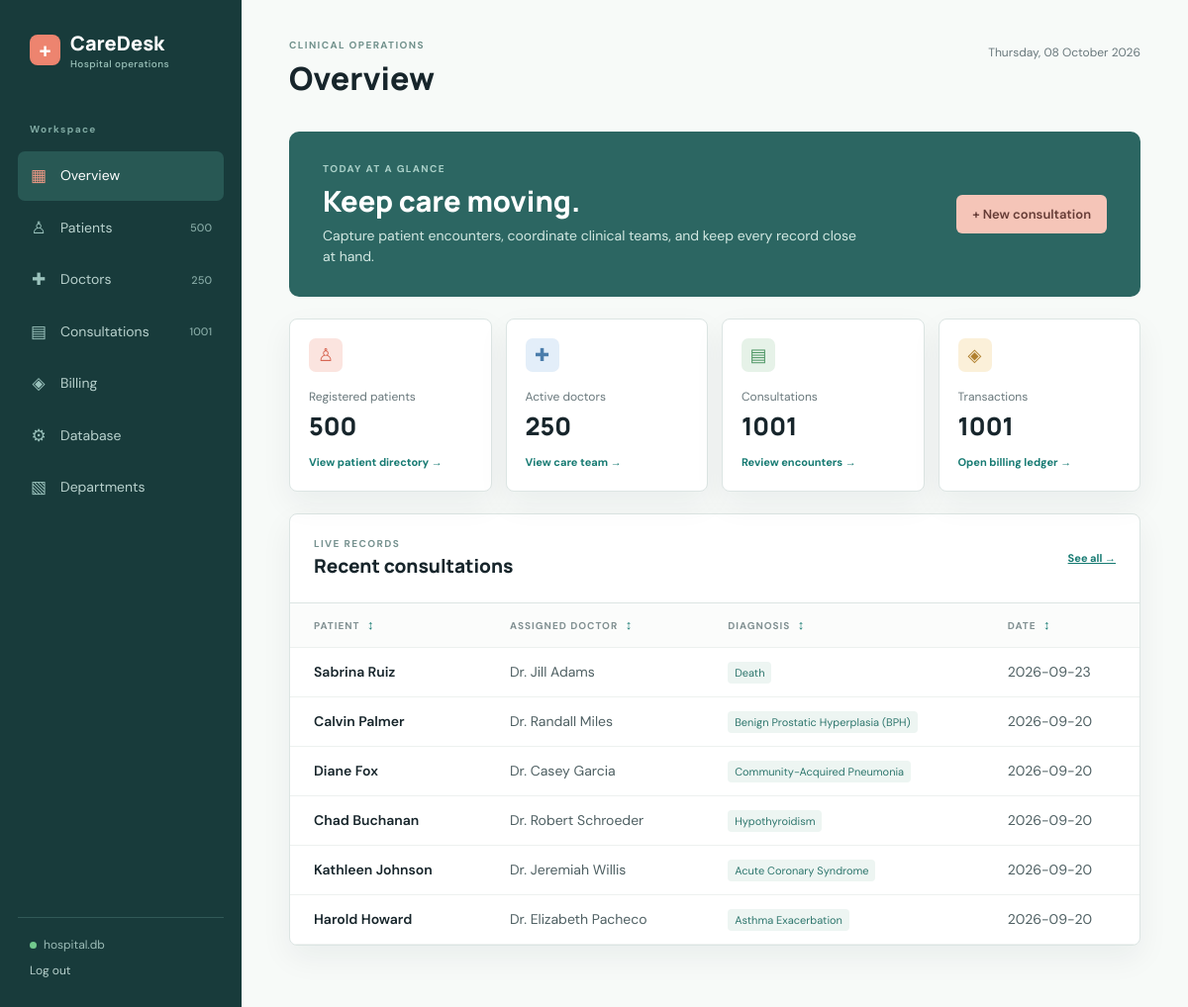
/ (signed in), run on an earlier commit of the app's database.
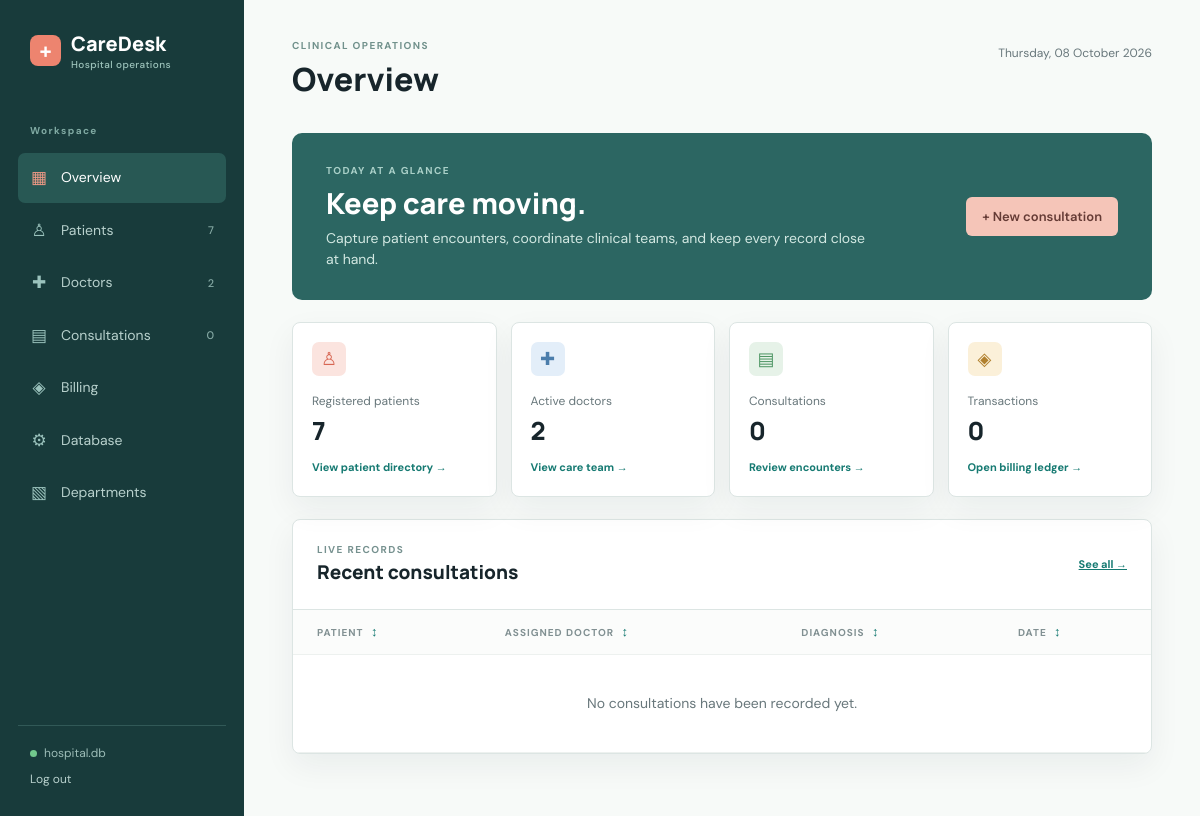
And on a later commit of the database.
### tables this page shows
CREATE TABLE "Consultation" (
    "ID"        INTEGER PRIMARY KEY AUTOINCREMENT,
    "PatientID" INTEGER NOT NULL,
    "DoctorID"  INTEGER NOT NULL,
    "Diagnosis" TEXT,
    "Medicine"  TEXT,
    "TestType"  INTEGER,
    "DateTime"  TEXT NOT NULL DEFAULT CURRENT_TIMESTAMP,
    FOREIGN KEY ("PatientID") REFERENCES "Patient"("ID") ON DELETE CASCADE,
    FOREIGN KEY ("DoctorID") REFERENCES "Doctor"("ID") ON DELETE RESTRICT
);

CREATE TABLE "Patient" (
    "ID"         INTEGER PRIMARY KEY AUTOINCREMENT,
    "Name"       TEXT NOT NULL,
    "City"       TEXT NOT NULL,
    "PhoneNo"    TEXT NOT NULL UNIQUE,
    "Street"     TEXT,
    "Pincode"    INTEGER NOT NULL,
    "birthdate"  TEXT
);

CREATE TABLE "Doctor" (
    "ID"         INTEGER PRIMARY KEY AUTOINCREMENT,
    "Name"       TEXT NOT NULL,
    "Type"       TEXT,
    "Email"      TEXT NOT NULL UNIQUE,
    "PhoneNo"    TEXT NOT NULL UNIQUE,
    "birthdate"  TEXT,
    "Department" INTEGER,
    "Salary"     INTEGER NOT NULL DEFAULT 10000 CHECK("Salary" > 1000),
    FOREIGN KEY ("Department") REFERENCES "Department"("ID")
);

### app.py (the view)
@app.route("/")
def dashboard():
    stats = {
        "patients": fetch_one('SELECT COUNT(*) AS count FROM "Patient"')["count"],
        "doctors": fetch_one('SELECT COUNT(*) AS count FROM "Doctor"')["count"],
        "consultations": fetch_one('SELECT COUNT(*) AS count FROM "Consultation"')["count"],
        "billing": fetch_one('SELECT COUNT(*) AS count FROM "Billing"')["count"],
    }
    recent = fetch_all(
        '''SELECT c."ID", c."DateTime", c."Diagnosis", p."Name" AS patient,
                  d."Name" AS doctor
           FROM "Consultation" c
           JOIN "Patient" p ON p."ID" = c."PatientID"
           JOIN "Doctor" d ON d."ID" = c."DoctorID"
           ORDER BY c."ID" DESC LIMIT 6'''
    )
    return render_template("dashboard.html", stats=stats, recent=recent)

### app.py (called while the page is built, shortened)
@app.before_request
def require_login():
    public_endpoints = {"login", "static"}
    if request.endpoint not in public_endpoints and not session.get("logged_in"):
        return redirect(url_for("login"))

def get_db():
    if "db" not in g:
        g.db = sqlite3.connect(app.config["DATABASE"])
        g.db.row_factory = sqlite3.Row
        g.db.execute("PRAGMA foreign_keys = ON")
    return g.db

def fetch_all(query, parameters=()):
    return get_db().execute(query, parameters).fetchall()

def fetch_one(query, parameters=()):
    return get_db().execute(query, parameters).fetchone()

@app.context_processor
def inject_navigation_counts():
    return {
        "now": datetime.now,
        "database_name": Path(app.config["DATABASE"]).name,
        "nav_counts": {
            "patients": fetch_one('SELECT COUNT(*) AS count FROM "Patient"')["count"],
            "doctors": fetch_one('SELECT COUNT(*) AS count FROM "Doctor"')["count"],
            "consultations": fetch_one('SELECT COUNT(*) AS count FROM "Consultation"')["count"],
        }
    }

### templates/dashboard.html
{% extends 'base.html' %}
{% block title %}Overview{% endblock %}{% block heading %}Overview{% endblock %}
{% block content %}
<section class="welcome">
  <div>
    <p class="eyebrow">TODAY AT A GLANCE</p>
    <h2>Keep care moving.</h2>
    <p>Capture patient encounters, coordinate clinical teams, and keep every record close at hand.</p>
  </div><a class="button light-button" href="{{ url_for('new_consultation') }}">+ New consultation</a>
</section>
<section class="stats-grid">
  <a class="stat-card" href="{{ url_for('patients') }}"><span class="stat-icon coral">♙</span><span
      class="stat-label">Registered patients</span><strong>{{ stats.patients }}</strong><span class="stat-link">View
      patient directory →</span></a>
  <a class="stat-card" href="{{ url_for('doctors') }}"><span class="stat-icon blue">✚</span><span
      class="stat-label">Active doctors</span><strong>{{ stats.doctors }}</strong><span class="stat-link">View care team
      →</span></a>
  <a class="stat-card" href="{{ url_for('consultations') }}"><span class="stat-icon green">▤</span><span
      class="stat-label">Consultations</span><strong>{{ stats.consultations }}</strong><span class="stat-link">Review
      encounters →</span></a>
  <a class="stat-card" href="{{ url_for('billing') }}"><span class="stat-icon gold">◈</span><span
      class="stat-label">Transactions</span><strong>{{ stats.billing }}</strong><span class="stat-link">Open billing
      ledger →</span></a>
</section>
<section class="panel">
  <div class="panel-heading">
    <div>
      <p class="eyebrow">LIVE RECORDS</p>
      <h2>Recent consultations</h2>
    </div><a class="text-link" href="{{ url_for('consultations') }}">See all →</a>
  </div>
  <div class="table-wrap">
    <table class="sortable-table">
      <thead>
        <tr>
          <th data-sort-col="0">Patient <button class="sort-button" type="button">↕</button></th>
          <th data-sort-col="1">Assigned doctor <button class="sort-button" type="button">↕</button></th>
          <th data-sort-col="2">Diagnosis <button class="sort-button" type="button">↕</button></th>
          <th data-sort-col="3">Date <button class="sort-button" type="button">↕</button></th>
        </tr>
      </thead>
      <tbody>{% for record in recent %}<tr>
          <td><strong>{{ record.patient }}</strong></td>
          <td>{{ record.doctor }}</td>
          <td><span class="tag">{{ record.Diagnosis or 'General review' }}</span></td>
          <td>{{ record.DateTime[:10] }}</td>
        </tr>{% else %}<tr>
          <td colspan="4" class="empty">No consultations have been recorded yet.</td>
        </tr>{% endfor %}</tbody>
    </table>
  </div>
</section>
{% endblock %}

What changed in the data, as far as the page shows it:
removed Consultation: patient "Sabrina Ruiz", doctor "Dr. Jill Adams", Diagnosis "Death", DateTime "2026-09-23"
removed Consultation: patient "Calvin Palmer", doctor "Dr. Randall Miles", Diagnosis "Benign Prostatic Hyperplasia (BPH)", DateTime "2026-09-20"
removed Consultation: patient "Diane Fox", doctor "Dr. Casey Garcia", Diagnosis "Community-Acquired Pneumonia", DateTime "2026-09-20"
removed Consultation: patient "Chad Buchanan", doctor "Dr. Robert Schroeder", Diagnosis "Hypothyroidism", DateTime "2026-09-20"
removed Consultation: patient "Kathleen Johnson", doctor "Dr. Jeremiah Willis", Diagnosis "Acute Coronary Syndrome", DateTime "2026-09-20"
removed Consultation: patient "Harold Howard", doctor "Dr. Elizabeth Pacheco", Diagnosis "Asthma Exacerbation", DateTime "2026-09-20"
Also different on the page:
{{ nav_counts.patients }}: "500" → "7"
{{ nav_counts.doctors }}: "250" → "2"
{{ nav_counts.consultations }}: "1001" → "0"
{{ stats.patients }}: "500" → "7"
{{ stats.doctors }}: "250" → "2"
{{ stats.consultations }}: "1001" → "0"
{{ stats.billing }}: "1001" → "0"
text now shown: "No consultations have been recorded yet."
